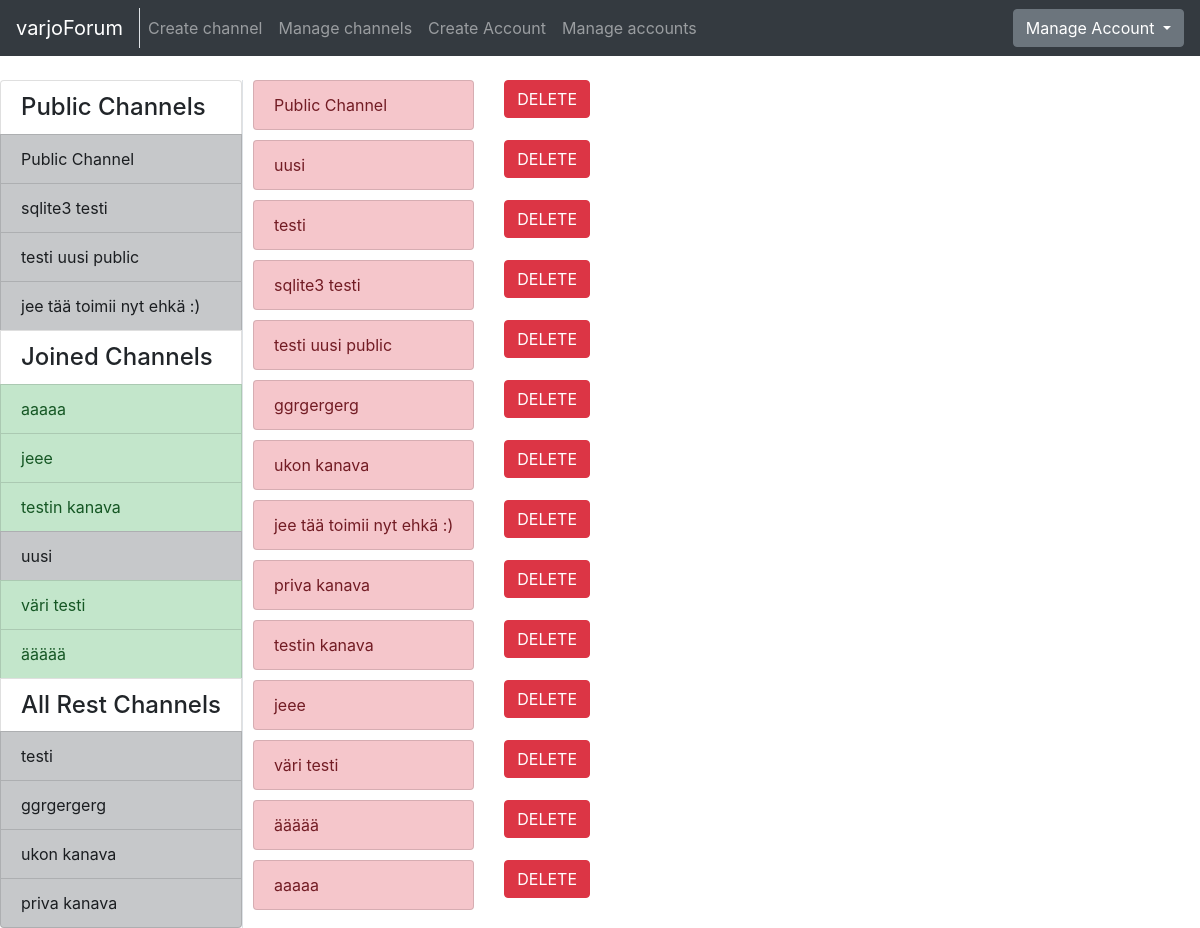
Before: /channel/manage/ (signed in) with the older database file.
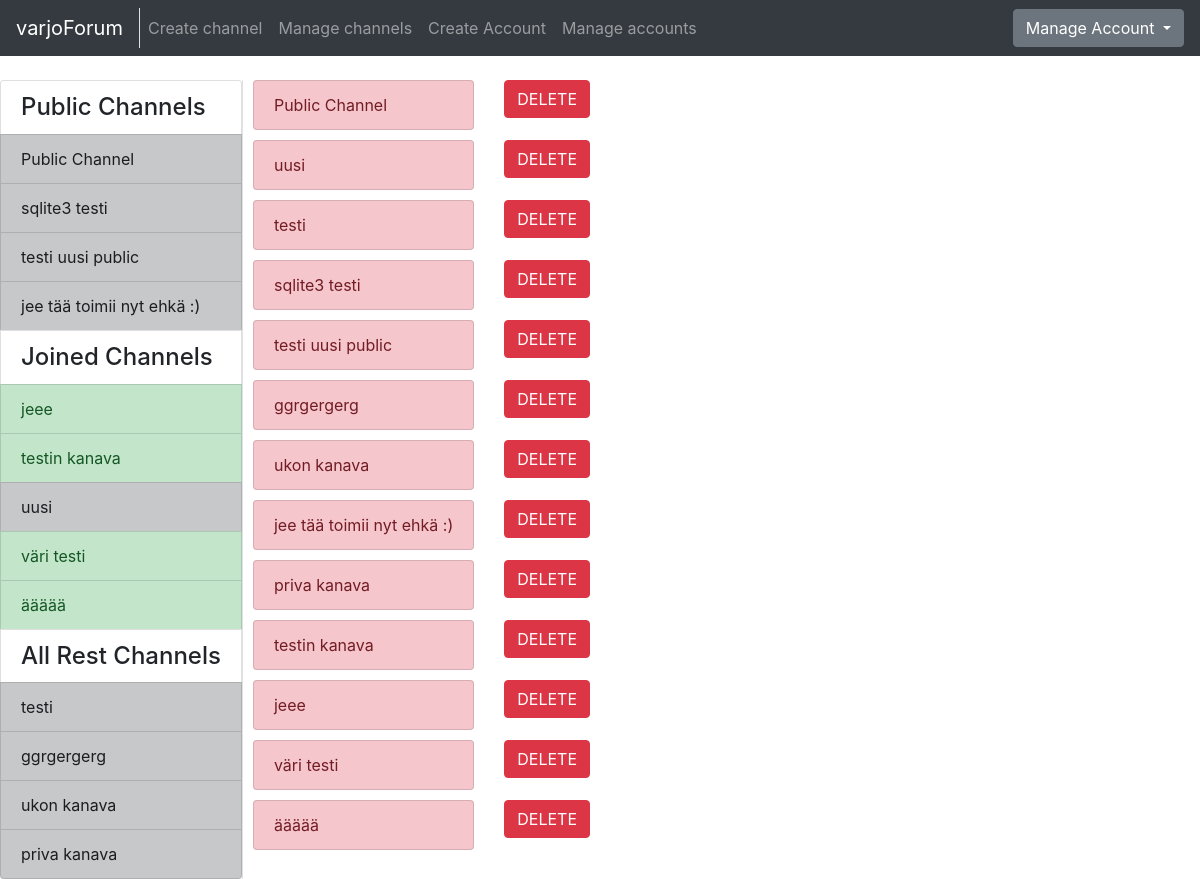
After: the same page with the newer database file.
### application/channels/models.py (models this page shows, shortened)
class Channel(Base):
    name = db.Column(db.String(144), nullable=False)
    introduction = db.Column(db.Text, nullable=False)
    master_id = db.Column(db.Integer, nullable=False)
    public = db.Column(db.Boolean, nullable=False)
    messages = db.relationship("Message", backref='Channel', lazy=True)
    accounts = db.relationship('Account', secondary=accounts, lazy='subquery',
        backref=db.backref('channels', lazy=True))
    @staticmethod
    def get_my_channels(account_id):
        stmt = text("SELECT Channel.id, Channel.name, Channel.master_id"
                    " FROM Channel, Account, Accounts"
                    " WHERE Channel.id = Accounts.channel_id"
                    " AND Account.id = Accounts.account_id"
                    " AND Account.id = :account_id"
                    " ORDER BY Channel.name").params(account_id=account_id)
        res = db.engine.execute(stmt)
        response = []
        for row in res:
            response.append({"channel_id":row[0], "channel_name":row[1], "master_id":row[2]})
        return response
    @staticmethod
    def get_channels_where_not_in(account_id):
        stmt = text("SELECT channel.id, channel.name, channel.public"
                    " FROM Channel"
                    " WHERE Channel.id NOT IN ("
                        " SELECT Channel.id"
                            " FROM Channel, Account, Accounts"
                            " WHERE Channel.id = Accounts.channel_id"
                            " AND Account.id = Accounts.account_id"
                            " AND Account.id = :account_id"
                            " )").params(account_id=account_id)
        res = db.engine.execute(stmt)
        response = []
        for row in res:
            response.append({"id":row[0], "name":row[1], "public":row[2]})
        return response
    @staticmethod
    def get_all_publics():
        stmt = text("SELECT Channel.id, Channel.name"
                    " FROM Channel"
                    " WHERE Channel.public = True")
        res = db.engine.execute(stmt)
        response = []
        for row in res:
            response.append({"id":row[0], "name":row[1]})
        return response

### application/channels/views.py (the view)
@app.route("/channel/manage/", methods=["GET"])
@login_required
def channel_manager():
    return render_template("channels/manager.html", channels = Channel.query.all(),
        my_channels=Channel.get_my_channels(current_user.id),
        all_channels=Channel.get_channels_where_not_in(current_user.id),
        public_channels=Channel.get_all_publics())

### application/__init__.py (called while the page is built)
@login_manager.user_loader
def load_user(account_id):
  return Account.query.get(account_id)

### application/templates/channels/manager.html
{% extends "layout.html" %}
{% block body %}
<div class="row" style="padding-left:10px">
  <ul class="list-group">
    {% for channel in channels %}
    <div class="row" style="padding-bottom: 10px">
      <div class="col">
        <div class="list-group-item list-group-item-danger">
          {{ channel.name }}
        </div>
      </div>
      <div class="col-md-auto">
        <form action="{{ url_for('delete_channel', channel_id=channel.id) }}" method="POST">
          <button type="submit" class="btn btn-danger" >DELETE</button>
        </form>
      </div>
    </div>
    {% endfor %}
  </ul>
</div>
{% endblock %}

### application/templates/layout.html (shortened to what the changed rows need)
<!DOCTYPE html>
  <html>
    <head>
      <link rel="stylesheet" href="https://maxcdn.bootstrapcdn.com/bootstrap/4.0.0/css/bootstrap.min.css">
    </head>
    <body>
      <div class="container-fluid" >
        <div class="row">
            <div class="border-right">
              <div class="col-sx" >
                <div style="float: left">
                  <div class="list-group">
                  {% if current_user.is_authenticated %}
                    <h4 class="list-group-item">Public Channels</h4>
                    {% for public in public_channels %}
                      <a href="{{ url_for('one_channel_index', channel_id=public.id, sort='first') }}"
                          class="list-group-item list-group-item-action list-group-item-dark">
                        {{ public.name }}
                      </a>
                    {% endfor %}
                    {% if my_channels %}
                      <h4 class="list-group-item">Joined Channels</h4>
                    {% endif %}
                    {% for my_channel in my_channels %}
                      {% if my_channel.master_id == current_user.id %}
                      <a href="{{ url_for('one_channel_index', channel_id=my_channel.channel_id, sort='first') }}"
                          class="list-group-item list-group-item-action list-group-item-success">
                        {{ my_channel.channel_name }}
                      </a>
                      {% else %}
                      <a href="{{ url_for('one_channel_index', channel_id=my_channel.channel_id, sort='first') }}"
                          class="list-group-item list-group-item-action list-group-item-dark">
                        {{ my_channel.channel_name }}
                      </a>
                      {% endif %}
                    {% endfor %}
                    <h4 class="list-group-item">All Rest Channels</h4>
                {% else %}
                {% if all_channels %}
                <h4 class="list-group-item">All Channels</h4>
                {% endif %}
                {% endif %}
                {% for channel in all_channels %}
                  {% if channel.public == False %}
                  <a href="{{ url_for('one_channel_index', channel_id=channel.id, sort='first') }}"
                      class="list-group-item list-group-item-action list-group-item-dark">
                    {{ channel.name }}
                  </a>
                  {% endif %}
                {% endfor %}
              </div>
              </div>
              </div>
          </div>
          <div class="col">
            {% block body %}{% endblock %}
          </div>
        </div>
    </body>
  </html>

Changed rows visible on the page:
removed Channel: channel_name "aaaaa", name "aaaaa"
